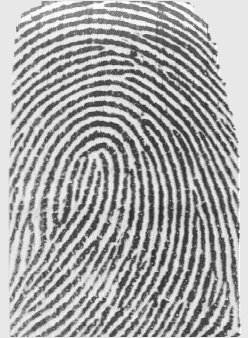
%> input picture BIO/Fingerprint/Code/example1_1.png, 248 x 338 px
$ octave main.m   (GNU Octave 9; MATLAB toolbox functions it lacks are replaced by stand-ins)
%> lines starting %> are read from the running program, lines starting %| are printed output that depends on the picture
### BIO/Fingerprint/Code/data/fft_enhance_cubs.m
%--------------------------------------------------------------------------
%fft_enhance_cubs
%enhances the fingerprint image
%syntax:
%[oimg,fimg,bwimg,eimg,enhimg] =  fft_enhance_cubs(img, BLKSZ)
%oimg -  [OUT] block orientation image(can be viewed using
%        view_orientation_image.m)
%fimg  - [OUT] block frequency image(indicates ridge spacing)
%bwimg - [OUT] shows angular bandwidth image(filter bandwidth adapts near the
%        singular points)
%eimg  - [OUT] energy image. Indicates the 'ridgeness' of a block (can be
%        used for fingerprint segmentation)
%enhimg- [OUT] enhanced image
%img   - [IN]  input fingerprint image (HAS to be of DOUBLE type)
%Contact:
%   ssc5@eng.buffalo.edu
%   www.eng.buffalo.edu/~ssc5
%Reference:
%S. Chikkerur,C. Wu and Govindaraju, "A Systematic approach for
%feature extraction in fingerprint images",ICBA 2004
%--------------------------------------------------------------------------
function [cimg, oimg,fimg,bwimg,eimg,enhimg] =  fft_enhance_cubs(img, BLKSZ)
    global NFFT;

    if BLKSZ > 0
% [7 lines of commented-out code are left out]
       NFFT        =   32;     %size of FFT
%        BLKSZ       =   12;     %size of the block
       OVRLP       =   round(BLKSZ/2);      %size of overlap
       ALPHA       =   0.5;    %root filtering
       RMIN        =   3;      %min allowable ridge spacing
       RMAX        =   18;     %maximum allowable ridge spacing
       ESTRETCH    =   20;     %for contrast enhancement
       ETHRESH     =   6;      %threshold for the energy

    else
       NFFT        =   32;     %size of FFT
       BLKSZ       =   12;     %size of the block
       OVRLP       =   6;      %size of overlap
       ALPHA       =   0.5;    %root filtering
       RMIN        =   3;      %min allowable ridge spacing
       RMAX        =   18;     %maximum allowable ridge spacing
       ESTRETCH    =   20;     %for contrast enhancement
       ETHRESH     =   6;      %threshold for the energy
    end

    [nHt,nWt]   =   size(img);
    img         =   double(img);    %convert to DOUBLE
    nBlkHt      =   floor((nHt-2*OVRLP)/BLKSZ);
    nBlkWt      =   floor((nWt-2*OVRLP)/BLKSZ);
    fftSrc      =   zeros(nBlkHt*nBlkWt,NFFT*NFFT); %stores FFT
    nWndSz      =   BLKSZ+2*OVRLP; %size of analysis window.
    %-------------------------
    %allocate outputs
    %-------------------------
    oimg        =   zeros(nBlkHt,nBlkWt);
    fimg        =   zeros(nBlkHt,nBlkWt);
    bwimg       =   zeros(nBlkHt,nBlkWt);
    eimg        =   zeros(nBlkHt,nBlkWt);
    enhimg      =   zeros(nHt,nWt);

    %-------------------------
    %precomputations
    %-------------------------
    [x,y]       =   meshgrid(0:nWndSz-1,0:nWndSz-1);
    dMult       =   (-1).^(x+y); %used to center the FFT
    [x,y]       =   meshgrid(-NFFT/2:NFFT/2-1,-NFFT/2:NFFT/2-1);
    r           =   sqrt(x.^2+y.^2)+eps;
    th          =   atan2(y,x);
    th(th<0)    =   th(th<0)+pi;
    w           =   raised_cosine_window(BLKSZ,OVRLP); %spectral window

    %-------------------------
    %Load filters
    %-------------------------
    load angular_filters_pi_4;   %now angf_pi_4 has filter coefficients
    angf_pi_4 = angf;
    load angular_filters_pi_2;   %now angf_pi_2 has filter coefficients
    angf_pi_2 = angf;
    %-------------------------
    %Bandpass filter
    %-------------------------
    FLOW        =   NFFT/RMAX;
    FHIGH       =   NFFT/RMIN;

    dRLow       =   1./(1+(r/FHIGH).^4);    %low pass butterworth filter
    dRHigh      =   1./(1+(FLOW./r).^4);    %high pass butterworth filter
    dBPass      =   dRLow.*dRHigh;          %bandpass

    %-------------------------
    %FFT Analysis
    %-------------------------
    for i = 0:nBlkHt-1
        nRow = i*BLKSZ+OVRLP+1;
        for j = 0:nBlkWt-1
            nCol = j*BLKSZ+OVRLP+1;
            %extract local block
            blk     =   img(nRow-OVRLP:nRow+BLKSZ+OVRLP-1,nCol-OVRLP:nCol+BLKSZ+OVRLP-1);
            %remove dc
            dAvg    =   sum(sum(blk))/(nWndSz*nWndSz);
            blk     =   blk-dAvg;   %remove DC content
            blk     =   blk.*w;     %multiply by spectral window
            %--------------------------
            %do pre filtering
            %--------------------------
            blkfft  =   fft2(blk.*dMult,NFFT,NFFT);
            blkfft  =   blkfft.*dBPass;             %band pass filtering
            dEnergy =   abs(blkfft).^2;
            blkfft  =   blkfft.*sqrt(dEnergy);      %root filtering(for diffusion)
            fftSrc(nBlkWt*i+j+1,:) = transpose(blkfft(:));
            dEnergy =   abs(blkfft).^2;             %----REDUCE THIS COMPUTATION----
            %--------------------------
            %compute statistics
            %--------------------------
            dTotal          =   sum(sum(dEnergy))/(NFFT*NFFT);
            fimg(i+1,j+1)   =   NFFT/(compute_mean_frequency(dEnergy,r)+eps); %ridge separation
            oimg(i+1,j+1)   =   compute_mean_angle(dEnergy,th);         %ridge angle
            eimg(i+1,j+1)   =   log(dTotal+eps);                        %used for segmentation
        end;%for j
    end;%for i

    %-------------------------
    %precomputations
    %-------------------------
    [x,y]       =   meshgrid(-NFFT/2:NFFT/2-1,-NFFT/2:NFFT/2-1);
    dMult       =   (-1).^(x+y); %used to center the FFT

    %-------------------------
    %process the resulting maps
    %-------------------------
    for i = 1:3
        oimg = smoothen_orientation_image(oimg);            %smoothen orientation image
    end;
    fimg    =   smoothen_frequency_image(fimg,RMIN,RMAX,5); %diffuse frequency image
    cimg    =   compute_coherence(oimg);                    %coherence image for bandwidth
    bwimg   =   get_angular_bw_image(cimg);                 %QUANTIZED bandwidth image
    %-------------------------
    %FFT reconstruction
    %-------------------------
    for i = 0:nBlkHt-1
        for j = 0:nBlkWt-1
            try
            nRow = i*BLKSZ+OVRLP+1;
            nCol = j*BLKSZ+OVRLP+1;
            %--------------------------
            %apply the filters
            %--------------------------
            blkfft  =   reshape(transpose(fftSrc(nBlkWt*i+j+1,:)),NFFT,NFFT);
            %--------------------------
            %reconstruction
            %--------------------------
            af      =   get_angular_filter(oimg(i+1,j+1),bwimg(i+1,j+1),angf_pi_4,angf_pi_2);
            blkfft  =   blkfft.*(af);
            blk     =   real(ifft2(blkfft).*dMult);
            enhimg(nRow:nRow+BLKSZ-1,nCol:nCol+BLKSZ-1)=blk(OVRLP+1:OVRLP+BLKSZ,OVRLP+1:OVRLP+BLKSZ);
            end
        end;%for j
    end;%for i
    %end block processing
    %--------------------------
    %contrast enhancement
    %--------------------------
    enhimg =sqrt(abs(enhimg)).*sign(enhimg);
    mx     =max(max(enhimg));
    mn     =min(min(enhimg));
    enhimg =uint8((enhimg-mn)/(mx-mn)*254+1);

    %--------------------------
    %clean up the image
    %--------------------------
    emsk  = imresize(eimg,[nHt,nWt]);
    enhimg(emsk<ETHRESH) = 128;
%end function fft_enhance_cubs

%-----------------------------------
%raised_cosine
%returns 1D spectral window
%syntax:
%y = raised_cosine(nBlkSz,nOvrlp)
%y      - [OUT] 1D raised cosine function
%nBlkSz - [IN]  the window is constant here
%nOvrlp - [IN]  the window has transition here
%-----------------------------------
function y = raised_cosine(nBlkSz,nOvrlp)
    nWndSz  =   (nBlkSz+2*nOvrlp);
    x       =   abs(-nWndSz/2:nWndSz/2-1);
    y       =   0.5*(cos(pi*(x-nBlkSz/2)/nOvrlp)+1);
    y(abs(x)<nBlkSz/2)=1;
%end function raised_cosine

%-----------------------------------
%raised_cosine_window
%returns 2D spectral window
%syntax:
%w = raised_cosine_window(blksz,ovrlp)
%w      - [OUT] 1D raised cosine function
%nBlkSz - [IN]  the window is constant here
%nOvrlp - [IN]  the window has transition here
%-----------------------------------
function w = raised_cosine_window(blksz,ovrlp)
    y = raised_cosine(blksz,ovrlp);
    w = y(:)*y(:)';
%end function raised_cosine_window

%---------------------------------------------------------------------
%get_angular_filter
%generates an angular filter centered around 'th' and with bandwidth 'bw'
%the filters in angf_xx are precomputed using angular_filter_bank.m
%syntax:
%r = get_angular_filter(t0,bw)
%r - [OUT] angular filter of size NFFTxNFFT
%t0- mean angle (obtained from orientation image)
%bw- angular bandwidth(obtained from bandwidth image)
%angf_xx - precomputed filters (using angular_filter_bank.m)
%-----------------------------------------------------------------------
% [14 lines left out: function get_angular_filter, not called in this run]
%end function get_angular_filter


%-----------------------------------------------------------
%get_angular_bw_image
%the bandwidth allocation is currently based on heuristics
%(domain knowledge :)).
%syntax:
%bwimg = get_angular_bw_image(c)
%-----------------------------------------------------------
function bwimg = get_angular_bw_image(c)
    bwimg   =   zeros(size(c));
    bwimg(:,:)    = pi/2;                       %med bw
    bwimg(c<=0.7) = pi;                         %high bw
    bwimg(c>=0.9) = pi/4;                       %low bw
%end function get_angular_bw


%-----------------------------------------------------------
%get_angular_bw_image
%the bandwidth allocation is currently based on heuristics
%(domain knowledge :)).
%syntax:
%bwimg = get_angular_bw_image(c)
%-----------------------------------------------------------
% [10 lines left out: function compute_mean_angle, not called in this run]
%end function compute_mean_angle

%-----------------------------------------------------------
%get_angular_bw_image
%the bandwidth allocation is currently based on heuristics
%(domain knowledge :)).
%syntax:
%bwimg = get_angular_bw_image(c)
%-----------------------------------------------------------
% [5 lines left out: function compute_mean_frequency, not called in this run]
%end function compute_mean_angle

### BIO/Fingerprint/Code/data/smoothen_frequency_image.m
%------------------------------------------------------------------------
%smoothen_frequency_image
%smoothens the frequency image through a process of diffusion
%Usage:
%new_oimg = smoothen_frequency_image(fimg,RLOW,RHIGH,diff_cycles)
%fimg       - frequency image image
%nimg       - filtered frequency image
%RLOW       - lowest allowed ridge separation
%RHIGH      - highest allowed ridge separation
%diff_cyles - number of diffusion cycles
%Contact:
%   ssc5@eng.buffalo.edu
%   www.eng.buffalo.edu/~ssc5
%Reference:
%S. Chikkerur, C.Wu and V. Govindaraju, "Systematic approach for feature
%extraction in Fingerprint Images", ICBA 2004
%------------------------------------------------------------------------
function nfimg = smoothen_frequency_image(fimg,RLOW,RHIGH,diff_cycles)
    valid_nbrs  =   3; %uses only pixels with more then valid_nbrs for diffusion
    [ht,wt]     =   size(fimg);
    nfimg       =   fimg;
    N           =   1;

    %---------------------------------
    %perform diffusion
    %---------------------------------
    h           =   fspecial('gaussian',2*N+1);
    cycles      =   0;
    invalid_cnt = sum(sum(fimg<RLOW | fimg>RHIGH));
    while((invalid_cnt>0 &cycles < diff_cycles) | cycles < diff_cycles)
        %---------------
        %pad the image
        %---------------
        fimg    =   [flipud(fimg(1:N,:));fimg;flipud(fimg(ht-N+1:ht,:))]; %pad the rows
        fimg    =   [fliplr(fimg(:,1:N)),fimg,fliplr(fimg(:,wt-N+1:wt))]; %pad the cols
        %---------------
        %perform diffusion
        %---------------
        for i=N+1:ht+N
         for j = N+1:wt+N
                blk = fimg(i-N:i+N,j-N:j+N);
                msk = (blk>=RLOW & blk<=RHIGH);
                if(sum(sum(msk))>=valid_nbrs)
                    blk           =blk.*msk;
                    nfimg(i-N,j-N)=sum(sum(blk.*h))/sum(sum(h.*msk));
                else
                    nfimg(i-N,j-N)=-1; %invalid value
                end;
         end;
        end;
        %---------------
        %prepare for next iteration
        %---------------
        fimg        =   nfimg;
        invalid_cnt =   sum(sum(fimg<RLOW | fimg>RHIGH));
        cycles      =   cycles+1;
    end;
    cycles;
%end function smoothen_orientation_image

### BIO/Fingerprint/Code/data/compute_coherence.m
%------------------------------------------------------------------------
%compute_coherence
%Computes the coherence image.
%Usage:
%[cimg] = compute_coherence(oimg)
%oimg - orientation image
%cimg - coherence image(0-low coherence,1-high coherence)
%Contact:
%   ssc5@eng.buffalo.edu
%   www.eng.buffalo.edu/~ssc5
%Reference:
%A. Ravishankar Rao,"A taxonomy of texture description", Springer Verlag
%------------------------------------------------------------------------
function [cimg] = compute_coherence(oimg)
    [h,w]   =   size(oimg);
    cimg    =   zeros(h,w);
    N       =   2;
    %---------------
    %pad the image
    %---------------
    oimg    =   [flipud(oimg(1:N,:));oimg;flipud(oimg(h-N+1:h,:))]; %pad the rows
    oimg    =   [fliplr(oimg(:,1:N)),oimg,fliplr(oimg(:,w-N+1:w))]; %pad the cols
    %compute coherence
    for i=N+1:h+N
        for j = N+1:w+N
            th  = oimg(i,j);
            blk = oimg(i-N:i+N,j-N:j+N);
            cimg(i-N,j-N)=sum(sum(abs(cos(blk-th))))/((2*N+1).^2);
        end;
    end;
%end function compute_coherence

### BIO/Fingerprint/Code/data/testfin.m
% TESTFIN
%
% Function to demonstrate use of fingerprint code
%
% Usage:  [newim, binim, mask, reliability] =  testfin(im);
%
% Argument:   im -  Fingerprint image to be enhanced.
%
% Returns:    newim - Ridge enhanced image.
%             binim - Binary version of enhanced image.
%             mask  - Ridge-like regions of the image
%             reliability - 'Reliability' of orientation data

% Peter Kovesi
% School of Computer Science & Software Engineering
% The University of Western Australia
% pk at csse uwa edu au
% http://www.csse.uwa.edu.au/~pk
%
% January 2005


function [newim, binim, mask, reliability, orientim] =  testfin(im)

    if nargin == 0
	im = imread('finger.png');
    end

    % Identify ridge-like regions and normalise image
%     blksze = 5;   thresh = 0.085; %16, 0.1    FVC2002 DB1
%    blksze = 16;   thresh = 0.25; %16, 0.1    FVC2002 DB2
      blksze = 16;   thresh = 0.1; %  MIO
    [normim, mask] = ridgesegment(im, blksze, thresh);
    %show(normim,1);

    % Determine ridge orientations
    [orientim, reliability] = ridgeorient(normim, 1, 5, 5);  %FVC2002 DB1
%    [orientim, reliability] = ridgeorient(normim, 1, 5, 4);   %FVC2002 DB2
    %plotridgeorient(orientim, 20, im, 2)
%   show(reliability,6)

    % Determine ridge frequency values across the image
    blksze = 36;
    [freq, medfreq] = ridgefreq(normim, mask, orientim, 32, 5, 5, 15);
    %show(freq,3)

    % Actually I find the median frequency value used across the whole
    % fingerprint gives a more satisfactory result...
    freq = medfreq.*mask;

    % Now apply filters to enhance the ridge pattern
    newim = ridgefilter(normim, orientim, freq, 0.5, 0.5, 1);

    % Binarise, ridge/valley threshold is 0
    binim = newim > 0;

    % Display binary image for where the mask values are one and where
    % the orientation reliability is greater than 0.5
%    show(binim.*mask.*(reliability>0.5), 7)

### BIO/Fingerprint/Code/data/smoothen_orientation_image.m
%------------------------------------------------------------------------
%smoothen_orientation_image
%smoothens the orientation image through vectorial gaussian filtering
%Usage:
%new_oimg = smoothen_orientation_image(oimg)
%oimg     - orientation image
%new_oimg - filtered orientation image
%Contact:
%   ssc5@eng.buffalo.edu
%   www.eng.buffalo.edu/~ssc5
%Reference:
%M. Kaas and A. Witkin, "Analyzing oriented patterns", Computer Vision
%Graphics Image Processing 37(4), pp 362--385, 1987
%------------------------------------------------------------------------
function noimg = smoothen_orientation_image(oimg)
    %---------------------------
    %smoothen the image
    %---------------------------
    gx      =   cos(2*oimg);
    gy      =   sin(2*oimg);

    msk     =   fspecial('gaussian',5);
    gfx     =   imfilter(gx,msk,'symmetric','same');
    gfy     =   imfilter(gy,msk,'symmetric','same');
    noimg   =   atan2(gfy,gfx);
    noimg(noimg<0) = noimg(noimg<0)+2*pi;
    noimg   =   0.5*noimg;
%end function smoothen_orientation_image

### BIO/Fingerprint/Code/main.m
% Fingerprint Biometrics Lab


clear all
close all

%include the path with the functions to use
addpath('.\data');

%obtain fingerprint images
I1=imread(['example1_1.png']);
%> I1: size 338x248 uint8; min 0, max 38, mean 21.1
I2=imread(['example1_2.png']);
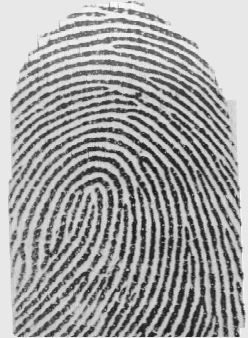
%> input picture BIO/Fingerprint/Code/example1_2.png, 248 x 338 px
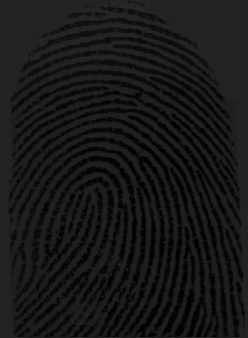
%> I2: size 338x248 uint8; min 0, max 41, mean 23.2
% [7 lines of commented-out code are left out]
[cimg, oimg,fimg,bwimg,eimg,enhI1] =  fft_enhance_cubs(I1, -1);
%> in smoothen_frequency_image, `[ht,wt]     =   size(fimg);`: ht = 27; wt = 19
%> in smoothen_frequency_image, `invalid_cnt = sum(sum(fimg<RLOW | fimg>RHIGH));`: invalid_cnt = 2
%> the loop in smoothen_frequency_image, `while((invalid_cnt>0 &cycles < diff_cycles) | cycles < diff_cycles)` made 5 passes
%> in compute_coherence, `[h,w]   =   size(oimg);`: h = 27; w = 19
%> the loop in compute_coherence, `for i=N+1:h+N` made 27 passes
%> in fft_enhance_cubs, `enhimg =sqrt(abs(enhimg)).*sign(enhimg);`:
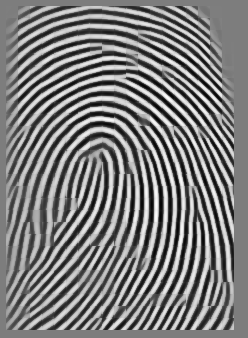
%> enhimg: size 338x248 double; min -206.6, max 211.6, mean -0.1; drawn with min black and max white
%> in fft_enhance_cubs, `mx     =max(max(enhimg));`: mx = 211.6
%> in fft_enhance_cubs, `mn     =min(min(enhimg));`: mn = -206.6
%> in fft_enhance_cubs, `enhimg(emsk<ETHRESH) = 128;`: enhimg: size 338x248 uint8; min 1, max 255, mean 126.4
[cimg, oimg,fimg,bwimg,eimg,enhI2] =  fft_enhance_cubs(I2, -1);
%> call 2 of fft_enhance_cubs, with BLKSZ = -1
%> in fft_enhance_cubs (call 2), `img         =   double(img);`:
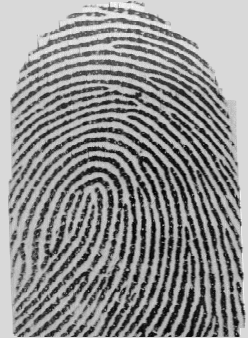
%> img: size 338x248 double; min 0, max 41, mean 23.2; mean of the top-left, top-right, bottom-left and bottom-right quarters 26.2, 25.6, 22.2, 19; drawn with min black and max white
%> the loop in smoothen_frequency_image (call 2), `while((invalid_cnt>0 &cycles < diff_cycles) | cycles < diff_cycles)` made 5 passes
%> invalid_cnt on passes 1 to 5: 12, 6, 2, 0, 0
%> the loop in compute_coherence (call 2), `for i=N+1:h+N` made 27 passes
%> after the loop in fft_enhance_cubs (call 2), `for i = 0:nBlkHt-1`:
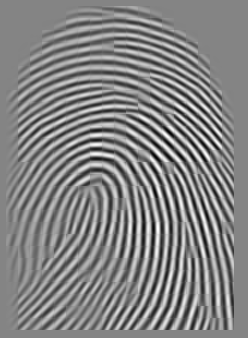
%> enhimg: size 338x248 double; min -45363.9, max 42236.3, mean 6.9; drawn with min black and max white
%> in fft_enhance_cubs (call 2), `enhimg =sqrt(abs(enhimg)).*sign(enhimg);`:
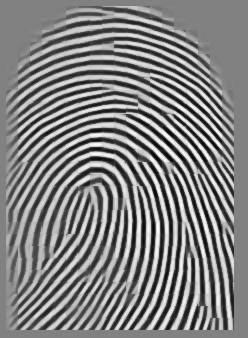
%> enhimg: size 338x248 double; min -213, max 205.5, mean 0.8; drawn with min black and max white
%> in fft_enhance_cubs (call 2), `mx     =max(max(enhimg));`: mx = 205.5
%> in fft_enhance_cubs (call 2), `mn     =min(min(enhimg));`: mn = -213
%> in fft_enhance_cubs (call 2), `emsk  = imresize(eimg,[nHt,nWt]);`:
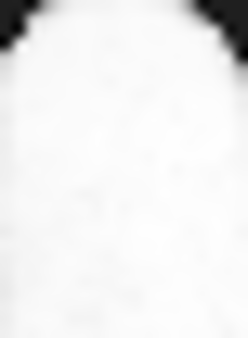
%> emsk: size 338x248 double; min -44.53, max 25.08, mean 21; drawn with min black and max white
%> in fft_enhance_cubs (call 2), `enhimg(emsk<ETHRESH) = 128;`: enhimg: size 338x248 uint8; min 1, max 255, mean 130.6
%> the run ends on the next line
% [8 lines of commented-out code are left out]
[newim, binI1, mask1, relI1, I1_enhaced] =  testfin(enhI1);  % testfin is from Dr. Peter Kovesi's code
